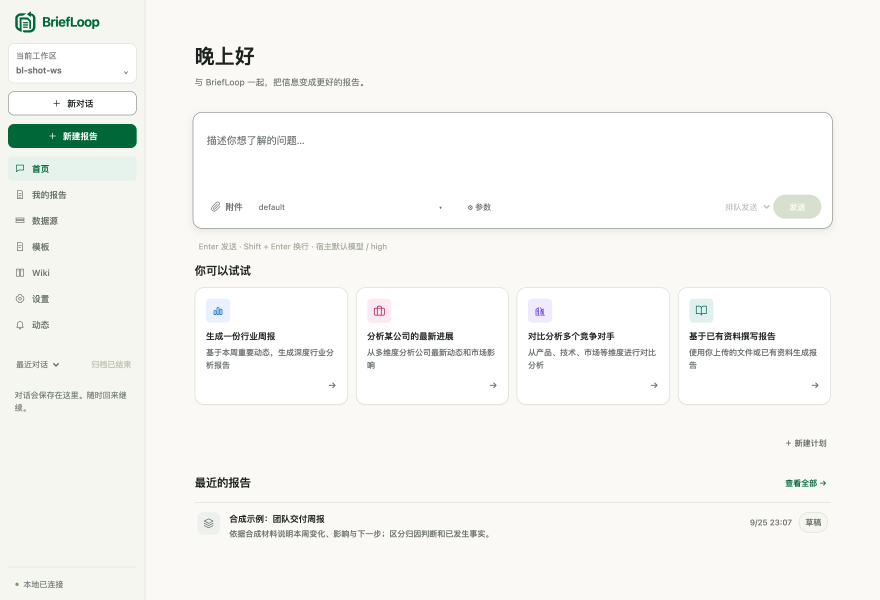
#> input picture assets/workbench-home-20260914.png, 2640 x 1800 px (shown at 1/3 size)
$ python build-images.py
#> lines starting #> are read from the running program, lines starting #| are printed output that depends on the picture
#!/usr/bin/env python3
"""Optional: derive WebP copies of published screenshots. Requires Pillow.

The saved PNG/JPEG files stay published as fallbacks and at their historical
URLs; pages offer these smaller copies through <picture> for modern browsers.
The widest copy of each screenshot keeps its saved resolution.
"""
from pathlib import Path
import sys
from PIL import Image
ROOT=Path(__file__).resolve().parents[1]/'assets'
WIDTHS={'workbench-home-20260914.png':(800,1320,2640),'source-evidence.png':(800,1600),
        'report-document.png':(1053,),'tencent-report-workbench.png':(896,),
        'product-v31-citation-card-20261001.jpg':(1510,), 'product-v31-report-exports-20261001.jpg':(1510,)}
for name in (sys.argv[1:] or WIDTHS):
 widths=WIDTHS[name]
 source=Image.open(ROOT/name).convert('RGB');stem=name.rsplit('.',1)[0]
#> further down, source is the input picture: PIL image 2640x1800 RGB; mean R, G, B 245.5, 246.1, 243
 for width in widths:
  full=width==source.width
  image=source if full else source.resize((width,round(source.height*width/source.width)),Image.LANCZOS)
  target=ROOT/(f'{stem}.webp' if full else f'{stem}-{width}.webp')
  image.save(target,'WEBP',quality=82,method=6)
  print(f'{target.name}: {target.stat().st_size//1024} KiB')
#> this loop made 3 passes
#> pass 1, `image=source if full else source.resize((width,round(source.height*wid..`:
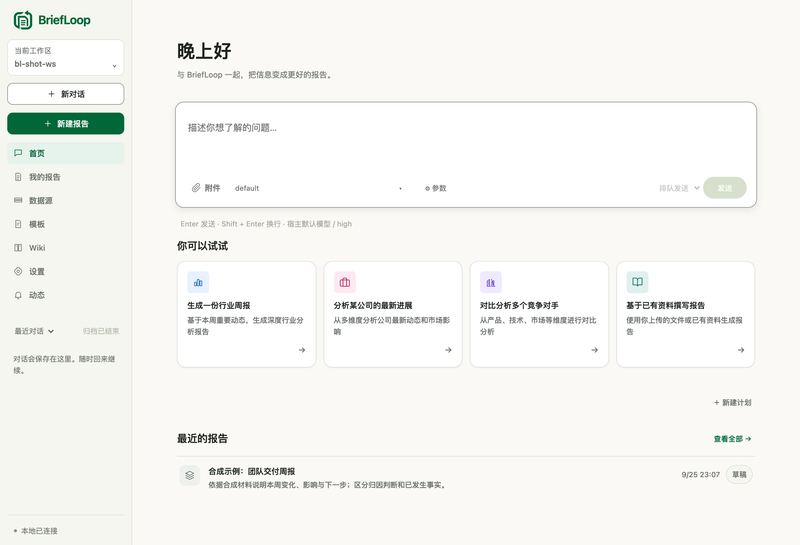
#> image: PIL image 800x545 RGB; mean R, G, B 245.4, 246, 242.9
#> pass 2 of the loop `for name in (sys.argv[1:] or WIDTHS):`:
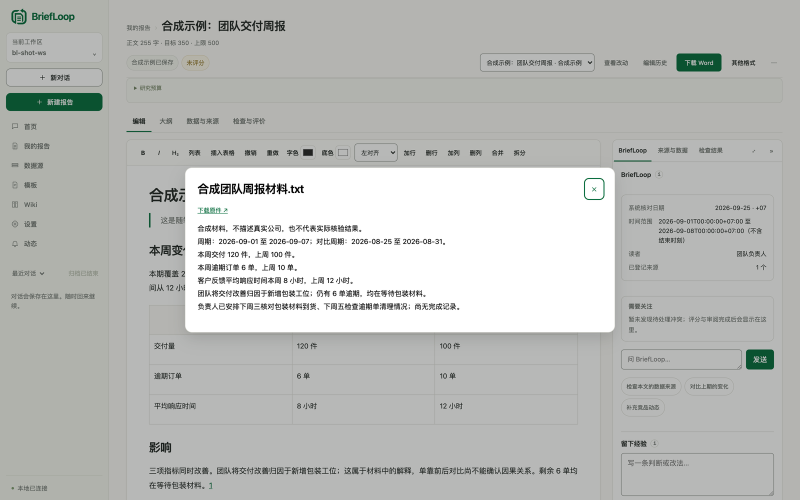
#> input picture assets/source-evidence.png, 1600 x 1000 px (shown at 1/2 size)
#> source is the input picture: PIL image 1600x1000 RGB; mean R, G, B 187.6, 189, 186.5
#> the loop `for width in widths:` made 2 passes
#> pass 1, `image=source if full else source.resize((width,round(source.height*wid..`:
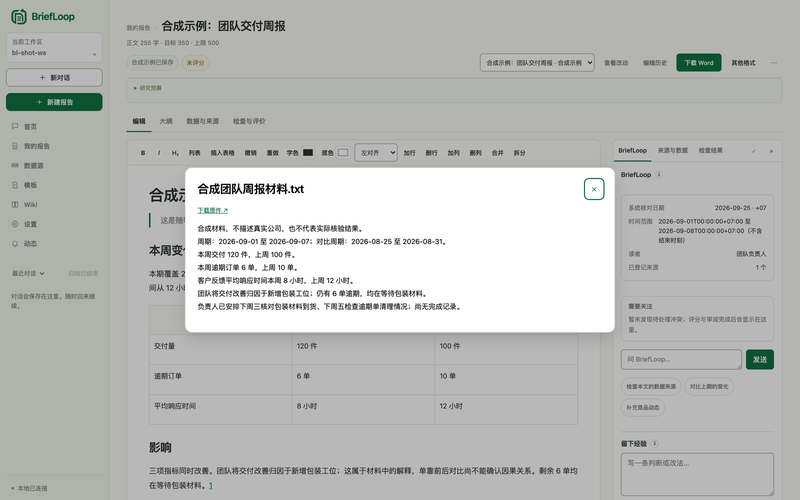
#> image: PIL image 800x500 RGB; mean R, G, B 187.5, 188.9, 186.4
